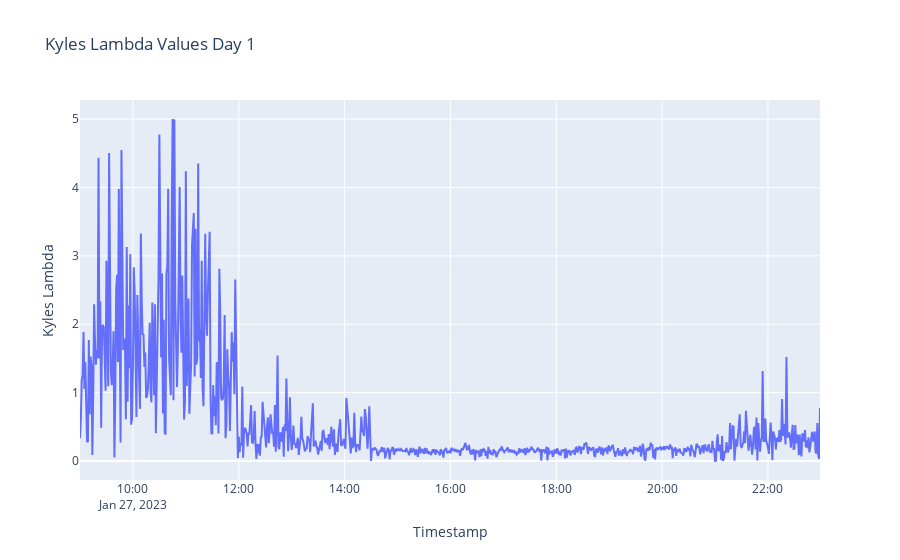

Notebook code cell kept with this figure:
### Markdown cell above
### Day 1

### Code cell
#DAY 1
df_day_1 = pd.read_csv('../School/Project_1/day_1.csv')
df_day_1['timestamp'] = pd.to_datetime(df_day_1['timestamp'], format='mixed')
df_day_1.set_index('timestamp', inplace=True)

#group by 1 min and calculate lambda  
df_resampled = df_day_1.resample('T')
df = df_resampled.apply(lambda df: (df['price'] * df['size']).sum() / (df['size']**2).sum())

#reindex results in new dataframe 
lambda_1 = df.reset_index().rename(columns={0: 'lambda'})
#display(lambda_1.head())

#plot day 1
fig = px.line(lambda_1, x='timestamp', y='lambda',
              labels={'timestamp': 'Timestamp', 'lambda': 'Kyles Lambda'}, 
              title='Kyles Lambda Values Day 1')
fig.show()

### Figure 1 — Plotly figure (JSON) as saved in the notebook; plotly's stock layout.template omitted (floating-point values rounded to 4 significant figures; data arrays with more than 128 entries replaced by an {"elided": "..."} marker saying what was removed)
{"data": [{"hovertemplate": "Timestamp=%{x}<br>Kyles Lambda=%{y}<extra></extra>", "legendgroup": "", "line": {"color": "#636efa", "dash": "solid"}, "marker": {"symbol": "circle"}, "mode": "lines", "name": "", "orientation": "v", "showlegend": false, "type": "scatter", "x": {"elided": "840 str values"}, "xaxis": "x", "y": {"elided": "840 float values"}, "yaxis": "y"}], "layout": {"autosize": true, "legend": {"tracegroupgap": 0}, "title": {"text": "Kyles Lambda Values Day 1"}, "xaxis": {"anchor": "y", "autorange": true, "domain": [0, 1], "range": ["2023-01-27 09:00", "2023-01-27 22:59"], "title": {"text": "Timestamp"}, "type": "date"}, "yaxis": {"anchor": "x", "autorange": true, "domain": [0, 1], "range": [-0.2778, 5.28], "title": {"text": "Kyles Lambda"}, "type": "linear"}}}
